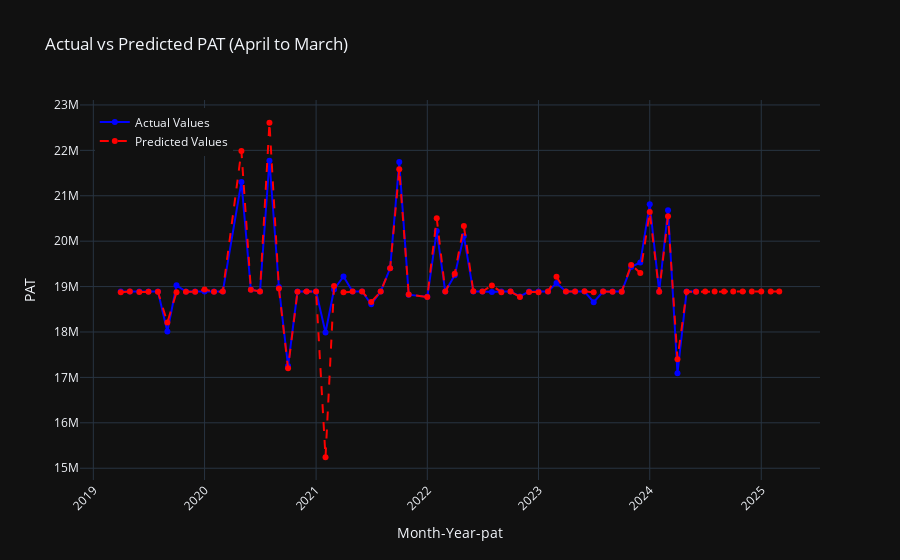

Notebook source saved alongside this figure:
### Code cell
# Generate Future Dates: From April to Next March
current_year = df['YEAR'].max()
future_dates = pd.date_range(
    start=f"{current_year}-04-01",  # Start from April of the current year
    end=f"{current_year + 1}-03-31",  # End at March of the next year
    freq='MS'  # Monthly start frequency
).to_period('M').to_timestamp()

# Prepare Future Features with Consistent Column Order
future_features = pd.DataFrame({
    'YEAR': future_dates.year,
    'month_index': future_dates.month,
    ' TAX EXPENSES ': [df[' TAX EXPENSES '].mean()] * len(future_dates),  # Impute with mean
    'C_PBT': [df['C_PBT'].mean()] * len(future_dates)  # Impute with mean
})

# Ensure consistent column order for prediction
feature_order = ['C_PBT', 'YEAR', 'month_index', ' TAX EXPENSES ']
future_features = future_features[feature_order]

# Predict PAT for the specified date range
future_pat_predictions = model_6.predict(future_features)

# Combine Future Predictions
future_results_df = pd.DataFrame({
    'Month-Year-pat': pd.to_datetime(future_dates),
    'Actual': [None] * len(future_dates),  # No actual values for future
    'Predicted': future_pat_predictions
})

# Combine Historical and Future Results
results_df_pa['Month-Year-pat'] = pd.to_datetime(results_df_pa['Month-Year-pat'])
extended_results_df = pd.concat([results_df_pa, future_results_df]).reset_index(drop=True)

# Sort by Month-Year-pat
extended_results_df = extended_results_df.sort_values(by='Month-Year-pat')

# Group by Month-Year-pat (if needed)
filtered_results_df_extended = extended_results_df.groupby('Month-Year-pat').agg({'Actual': 'mean', 'Predicted': 'mean'}).reset_index()

# Plotting Extended Predictions
fig = go.Figure()

# Actual Values
fig.add_trace(go.Scatter(
    x=filtered_results_df_extended['Month-Year-pat'],
    y=filtered_results_df_extended['Actual'],
    mode='lines+markers',
    name='Actual Values',
    line=dict(color='blue')
))

# Predicted Values
fig.add_trace(go.Scatter(
    x=filtered_results_df_extended['Month-Year-pat'],
    y=filtered_results_df_extended['Predicted'],
    mode='lines+markers',
    name='Predicted Values',
    line=dict(color='red', dash='dash')
))

# Update Layout
fig.update_layout(
    title='Actual vs Predicted PAT (April to March)',
    xaxis_title='Month-Year-pat',
    yaxis_title='PAT',
    legend=dict(x=0.02, y=0.98),
    plot_bgcolor='rgba(0, 0, 0, 0)', 
    template='plotly_dark', 
    xaxis_tickangle=-45
)

fig.show()
